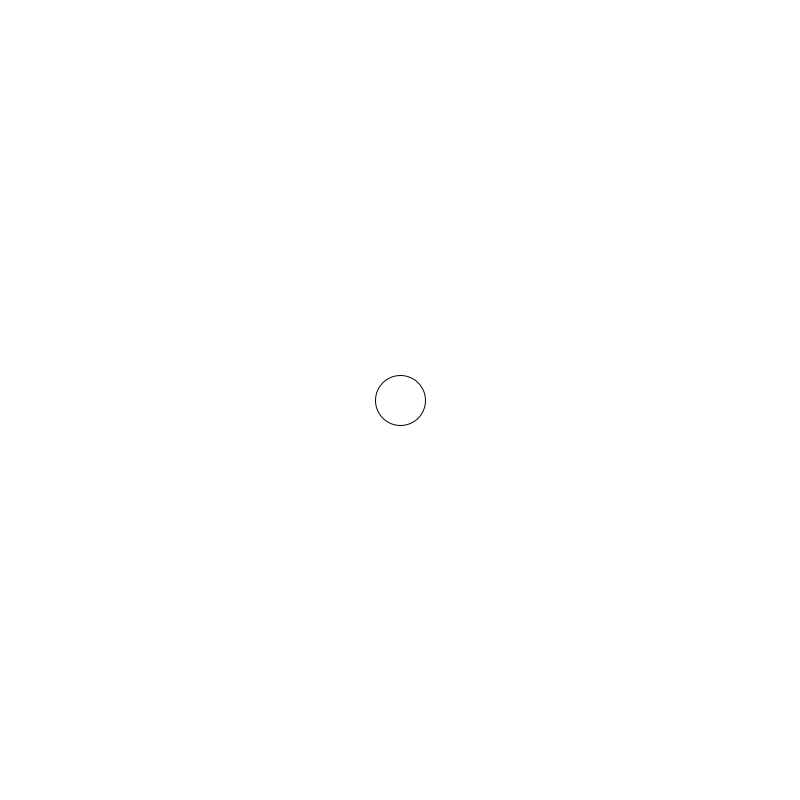
Frame 1 (no input)
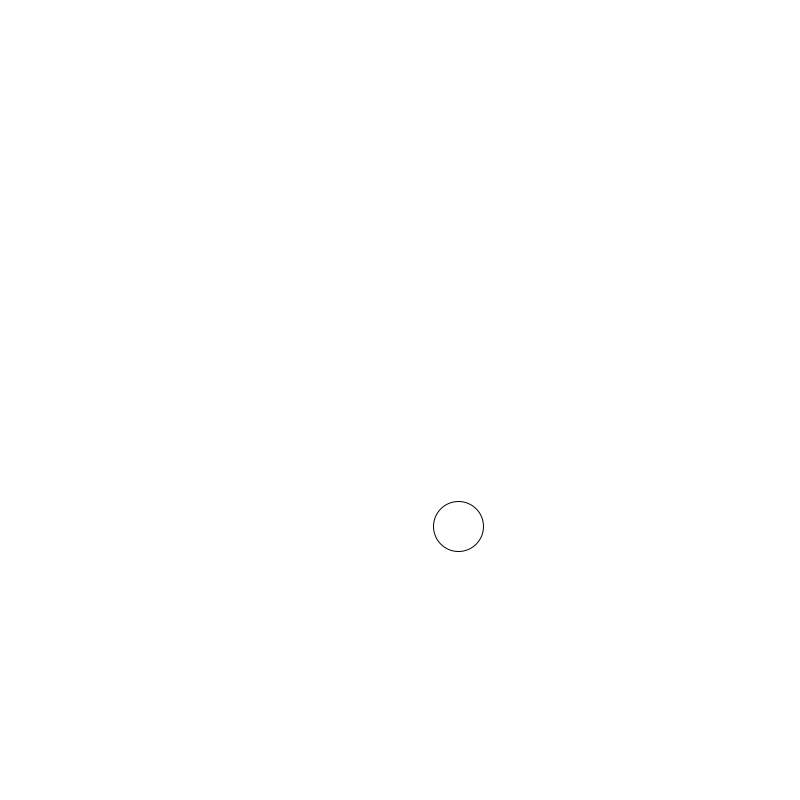
Frame 60 (the mouse pressed at the canvas centre just before this capture)
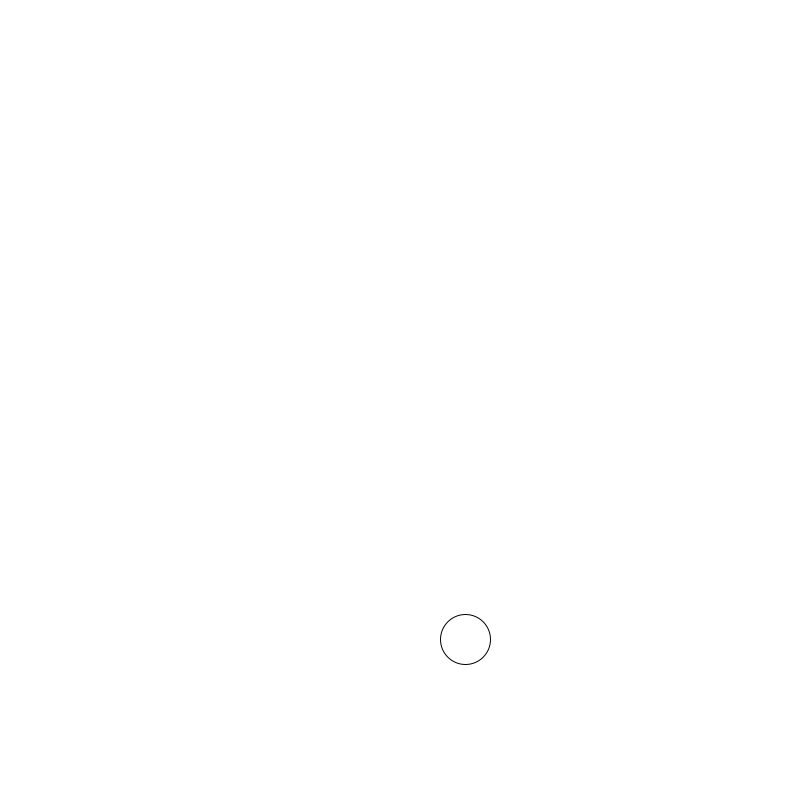
Frame 120 (the mouse held since frame 60 and released just before this capture)

The Processing sketch that drew these frames (run headless with seeded random() and noise(); from frame 60 on, the mouse is pressed at the canvas centre):

// Processing sketch: Mitosis
// ── Mitosis.pde
ArrayList<Cell> Cells;

void setup() {
  size(800, 800);
  Cells = new ArrayList<Cell>();
  Cells.add(new Cell(400, 400, 25,PI));
}

void draw() {
  background(255);
  for (int i = Cells.size() - 1; i >= 0; i--) {
    Cell Current = Cells.get(i);
    Current.Show();
    Current.Update();
    if (Current.Finished) {
      Cells.remove(i);
    }
  }
}

void mouseClicked() {
   Cells.add(new Cell(mouseX,mouseY,25,random(0,TWO_PI)));
}

// ── Cell_Class.pde
class Cell {
  PVector Position;
  float Angle;
  float Radius;
  boolean Growing;
  float GrowthStage = 0;
  boolean Finished = false;

  Cell(float XPos, float YPos, float radius, float angle) {
    Position = new PVector(XPos, YPos);
    Angle = angle;
    Radius = radius;
  }

  void Show() {
    ellipse(Position.x, Position.y, Radius*2 + GrowthStage, Radius*2 + GrowthStage);
  }

  void Update() {
    if (Position.x - Radius > width || Position.x + Radius < 0 || Position.y - Radius > height || Position.y + Radius < 0) {
      Finished = true;
    }
    if (random(1) > 0.99) {
      Growing = true;
    }
    Angle += random(-0.3, 0.3);
    Position.x += 3*cos(Angle);
    Position.y += 3*sin(Angle);
    if (GrowthStage > Radius) {
      Split();
    }
    if (Growing) {
      GrowthStage += 0.5;
    }
  }
  
  void Split() {
    Finished = true;
    Cells.add(new Cell(Position.x, Position.y, 25, Angle+(PI/2)));
    Cells.add(new Cell(Position.x, Position.y, 25, Angle+3*(PI/2)));
  }
}
